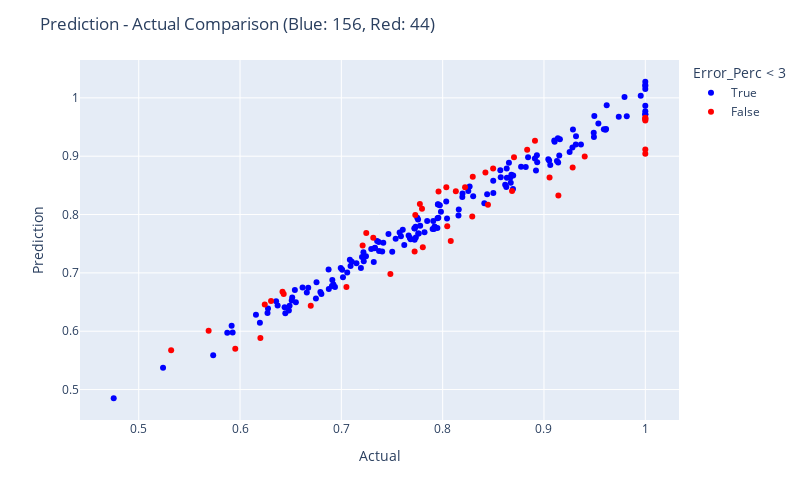

Here is the notebook cell this chart was saved with:
### Code cell
fig = px.scatter(res.reset_index().rename(columns={'index': 'DMU'}), x="Actual", y="Prediction", color = "Error_Perc < 3", color_discrete_map= {True:"blue", False: "red"},
                 hover_data=["Actual", "Prediction", "Error_Perc", "DMU"])

fig.update_layout(
    autosize=False,
    width=800,
    height=500,
    title_text=f"Prediction - Actual Comparison (Blue: {blue}, Red: {red})",
)

fig.show()

### Figure 1 — Plotly figure (JSON) as saved in the notebook; plotly's stock layout.template omitted (floating-point values rounded to 4 significant figures; data arrays with more than 128 entries replaced by an {"elided": "..."} marker saying what was removed)
{"data": [{"customdata": {"elided": "156x2 mixed values"}, "hovertemplate": "Error_Perc < 3=True<br>Actual=%{x}<br>Prediction=%{y}<br>Error_Perc=%{customdata[0]}<br>DMU=%{customdata[1]}<extra></extra>", "legendgroup": "True", "marker": {"color": "blue", "symbol": "circle"}, "mode": "markers", "name": "True", "orientation": "v", "showlegend": true, "type": "scatter", "x": {"elided": "156 float values"}, "xaxis": "x", "y": {"elided": "156 float values"}, "yaxis": "y"}, {"customdata": [[-9.598, "DMU 0412"], [-3.324, "DMU 0679"], [-5.12, "DMU 0637"], [5.362, "DMU 0974"], [-4.176, "DMU 0762"], [-6.605, "DMU 0622"], [-3.052, "DMU 0199"], [3.535, "DMU 0688"], [-4.655, "DMU 0585"], [3.451, "DMU 0313"], [-3.93, "DMU 0278"], [3.893, "DMU 0571"], [4.223, "DMU 0262"], [-8.898, "DMU 0011"], [-4.222, "DMU 0663"], [-3.901, "DMU 0742"], [-4.625, "DMU 0549"], [3.111, "DMU 0383"], [-6.726, "DMU 0452"], [5.194, "DMU 0219"], [3.927, "DMU 0788"], [6.607, "DMU 0765"], [3.432, "DMU 0827"], [3.97, "DMU 0257"], [-4.356, "DMU 0636"], [3.329, "DMU 0960"], [3.199, "DMU 0169"], [-4.658, "DMU 0535"], [3.211, "DMU 0893"], [3.002, "DMU 0714"], [5.467, "DMU 0261"], [4.036, "DMU 0868"], [-3.392, "DMU 0600"], [3.578, "DMU 0216"], [5.577, "DMU 0026"], [-3.903, "DMU 0894"], [6.045, "DMU 0811"], [3.324, "DMU 0430"], [-3.501, "DMU 0310"], [3.371, "DMU 0866"], [-3.646, "DMU 0200"], [-3.261, "DMU 0333"], [-5.114, "DMU 0209"], [-8.838, "DMU 0614"]], "hovertemplate": "Error_Perc < 3=False<br>Actual=%{x}<br>Prediction=%{y}<br>Error_Perc=%{customdata[0]}<br>DMU=%{customdata[1]}<extra></extra>", "legendgroup": "False", "marker": {"color": "red", "symbol": "circle"}, "mode": "markers", "name": "False", "orientation": "v", "showlegend": true, "type": "scatter", "x": [1, 0.8447, 0.9283, 0.8036, 0.705, 0.808, 0.8045, 0.8422, 0.9055, 0.8498, 0.8292, 0.7796, 0.8297, 0.9142, 0.5953, 0.6698, 0.7723, 0.8834, 0.7484, 0.7775, 0.7315, 0.532, 0.6244, 0.8911, 0.9402, 0.6306, 0.6431, 0.7804, 0.8704, 0.8221, 0.7959, 0.6419, 1, 0.721, 0.569, 1, 0.7246, 0.813, 1, 0.773, 1, 0.8685, 0.6201, 1], "xaxis": "x", "y": [0.904, 0.8167, 0.8808, 0.8467, 0.6756, 0.7546, 0.7799, 0.872, 0.8634, 0.8791, 0.7966, 0.81, 0.8648, 0.8328, 0.5701, 0.6437, 0.7366, 0.9109, 0.6981, 0.8179, 0.7603, 0.5672, 0.6459, 0.9264, 0.8993, 0.6516, 0.6636, 0.7441, 0.8983, 0.8468, 0.8394, 0.6678, 0.9661, 0.7468, 0.6007, 0.961, 0.7684, 0.84, 0.965, 0.799, 0.9635, 0.8402, 0.5884, 0.9116], "yaxis": "y"}], "layout": {"autosize": false, "height": 500, "legend": {"title": {"text": "Error_Perc < 3"}, "tracegroupgap": 0}, "margin": {"t": 60}, "title": {"text": "Prediction - Actual Comparison (Blue: 156, Red: 44)"}, "width": 800, "xaxis": {"anchor": "y", "autorange": true, "domain": [0, 1], "range": [0.442, 1.033], "title": {"text": "Actual"}, "type": "linear"}, "yaxis": {"anchor": "x", "autorange": true, "domain": [0, 1], "range": [0.4478, 1.065], "title": {"text": "Prediction"}, "type": "linear"}}}
